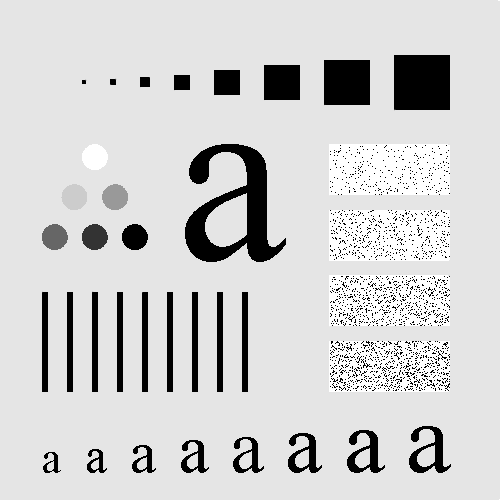
%> input picture lab6/plansza.bmp, 500 x 500 px
$ octave ex1.m   (GNU Octave 9; MATLAB toolbox functions it lacks are replaced by stand-ins)
%> lines starting %> are read from the running program, lines starting %| are printed output that depends on the picture
clearvars;
close all;
clc;

img = imread('plansza.bmp');
%> img is the input picture: size 500x500 uint8; min 0, max 255, mean 207.4
mask = fspecial('average');
imgConv = uint8(conv2(img, mask, 'same'));
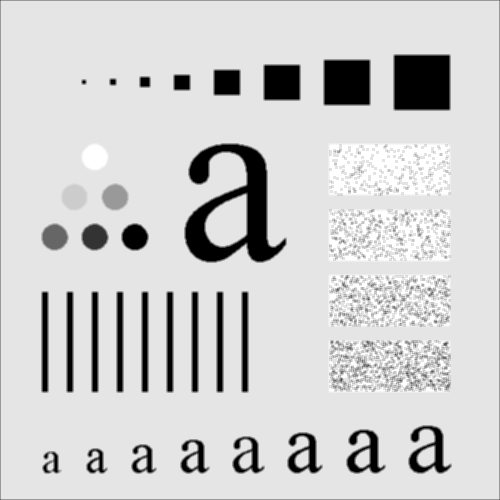
%> imgConv: size 500x500 uint8; min 0, max 255, mean 206.8

figure(1);

subplot(1, 3, 1);
imshow(img);

subplot(1, 3, 2);
imshow(imgConv, []);

subplot(1, 3, 3);
imshow(imabsdiff(img, imgConv), []);
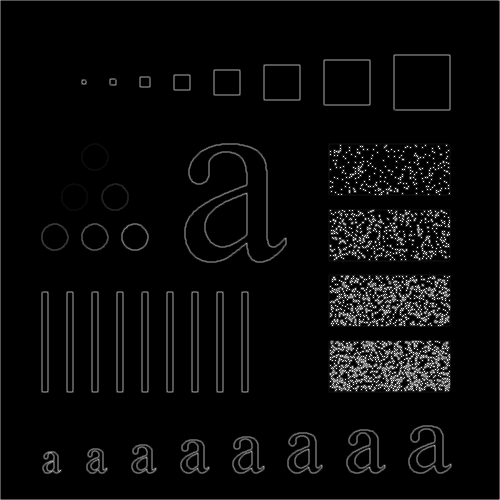
%> displayed picture: size 500x500, on the screen's scale of 0 to 255; min 0, max 255, mean 9.6

%% Mask

mask = [
    1, 2, 1;
    2, 4, 3;
    1, 2, 1
];
mask = mask / sum(mask);

imgConv = uint8(conv2(img, mask, 'same'));
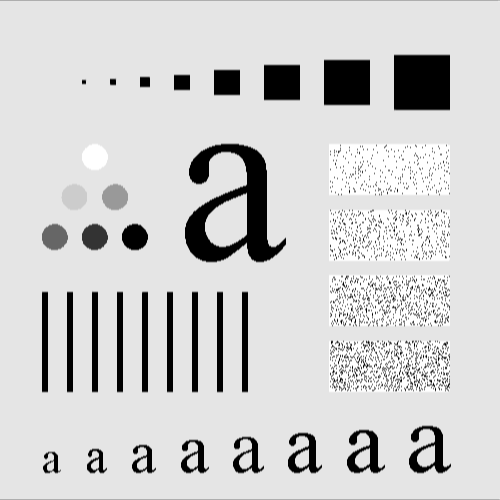
%> imgConv: size 500x500 uint8; min 0, max 255, mean 207.1

figure(2);

subplot(1,3,1);
imshow(img);

subplot(1,3,2);
imshow(imgConv,[]);

subplot(1,3,3);
imshow(imabsdiff(img, imgConv), []);
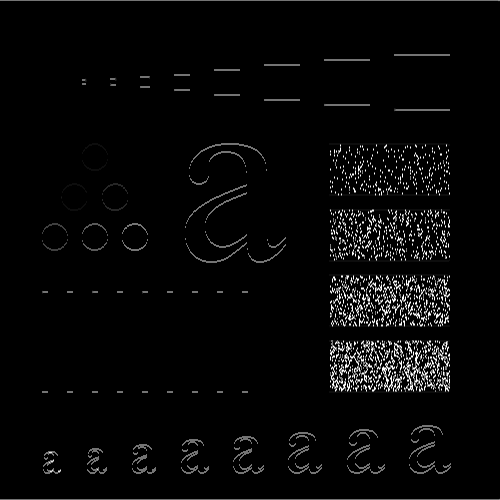
%> displayed picture: size 500x500, on the screen's scale of 0 to 255; min 0, max 255, mean 7.7

%% Gauss 0.5

maskG = fspecial('gaussian', 5, 0.5);

figure(3);

mesh(maskG);
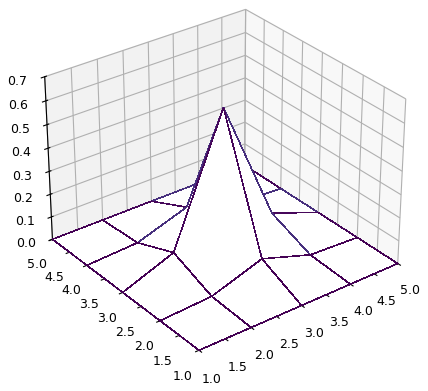
%> figure redrawn from the program's plot data

imgConv = uint8(conv2(img, maskG, 'same'));

figure(4);

subplot(1, 3, 1);
imshow(img);

subplot(1, 3, 2);
imshow(imgConv, []);

subplot(1, 3, 3);
imshow(imabsdiff(img, imgConv), []);

%% Gauss 0.1

maskG = fspecial('gaussian', 5, 0.1);

imgConv = uint8(conv2(img, maskG, 'same'));

figure(5);

subplot(1, 3, 1);
imshow(img);

subplot(1, 3, 2);
imshow(imgConv, []);

subplot(1, 3, 3);
imshow(imabsdiff(img, imgConv), []);

%% Gauss 50

maskG = fspecial('gaussian', 5, 50);

imgConv = uint8(conv2(img, maskG, 'same'));
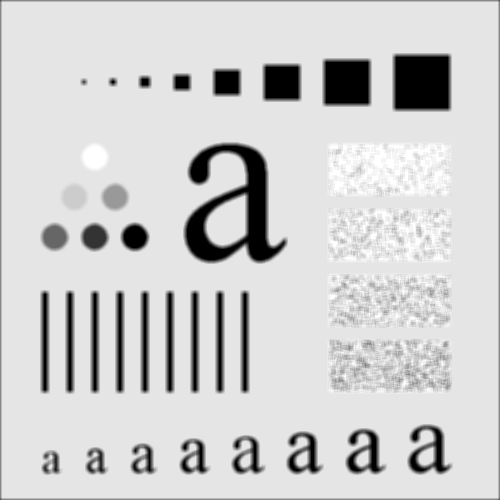
%> imgConv: size 500x500 uint8; min 0, max 255, mean 206.3

figure(6);

subplot(1, 3, 1);
imshow(img);

subplot(1, 3, 2);
imshow(imgConv, []);

subplot(1, 3, 3);
imshow(imabsdiff(img, imgConv), []);
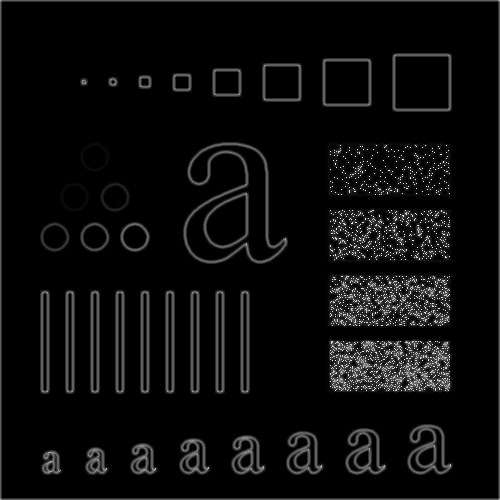
%> displayed picture: size 500x500, on the screen's scale of 0 to 255; min 0, max 255, mean 12.4
